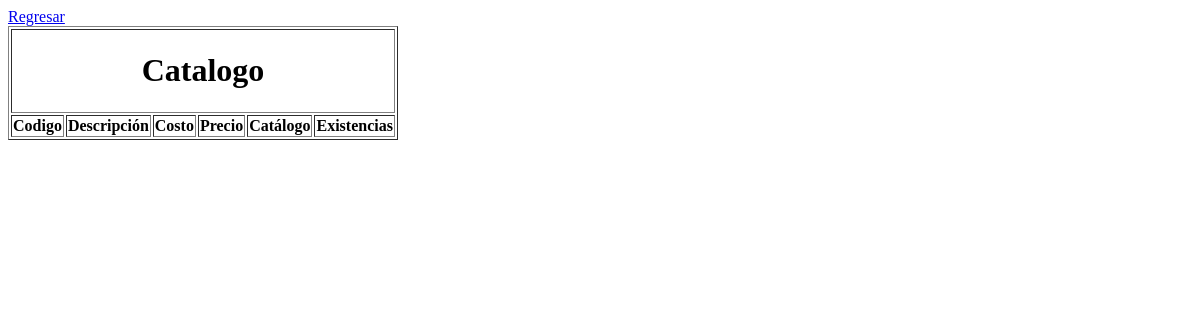
The app's page /catalogo_articulos.php, older data.
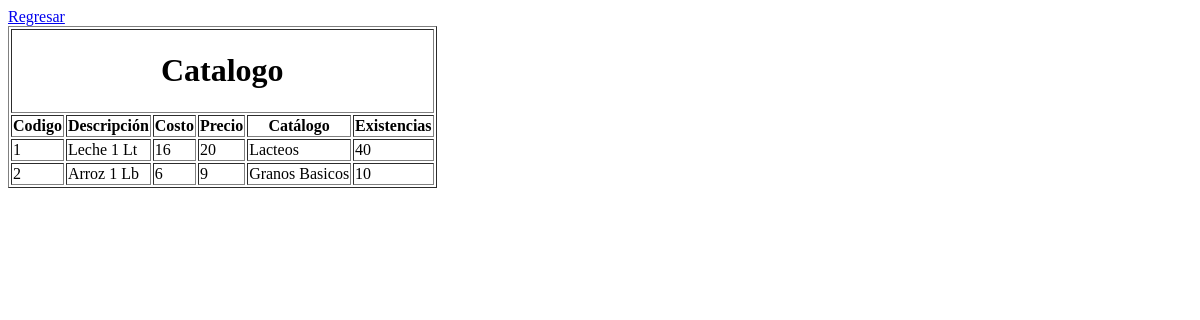
The same page, newer data.
### tables this page shows
CREATE TABLE `existencias` (
  `Codigo_Ex` int(11) NOT NULL,
  `Codigo_Art` varchar(5) NOT NULL,
  `Existencias` int(11) NOT NULL
);

CREATE TABLE `catalogo` (
  `Codigo` varchar(5) NOT NULL,
  `Descripcion` varchar(200) NOT NULL,
  `Costo` float NOT NULL,
  `Precio` float NOT NULL,
  `Categoria` varchar(50) NOT NULL
);

### catalogo_articulos.php (the view, shortened to what this page needs)
<!DOCTYPE html>
<html>
    <head>
    </head>
    <body>
        <div id="principal">
        <a href="index.php">Regresar</a>
        <table border="1">
            <tr>
                <td colspan="6" align="center"><h1>Catalogo</h1></td>
            </tr>
            <tr>
                <th>Codigo</th>
                <th>Descripci&oacute;n</th>
                <th>Costo</th>
                <th>Precio</th>
                <th>Cat&aacute;logo</th>
                <th>Existencias</th>
            </tr>
            <?php
                include("cn/bdconexion.php");
                $sql=mysqli_query($db,"SELECT C.*, E.Existencias FROM catalogo C INNER JOIN existencias E ON C.Codigo = E.Codigo_Art ") or die(mysqli_error());
                while($row=mysqli_fetch_array($sql)) {
                    echo '
                    <tr>
                        <td>'.$row['Codigo'].'</td>
                        <td>'.$row['Descripcion'].'</td>
                        <td>'.$row['Costo'].'</td>
                        <td>'.$row['Precio'].'</td>
                        <td>'.$row['Categoria'].'</td>
                        <td>'.$row['Existencias'].'</td>
                    </tr>
                    ';
                }
            ?>
        </table>
    </div>
</body>
</html>

Row changes from the older to the newer data that the page shows:
added existencias: Codigo_Art.Codigo "1", Codigo_Art.Descripcion "Leche 1 Lt", Codigo_Art.Costo "16", Codigo_Art.Precio "20", Codigo_Art.Categoria "Lacteos", Existencias "40"
added existencias: Codigo_Art.Codigo "2", Codigo_Art.Descripcion "Arroz 1 Lb", Codigo_Art.Costo "6", Codigo_Art.Precio "9", Codigo_Art.Categoria "Granos Basicos", Existencias "10"
